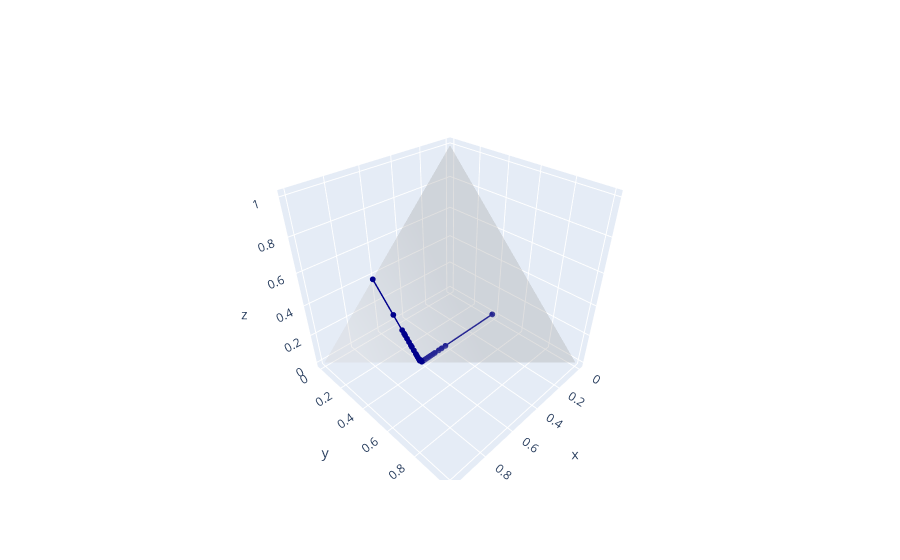

The notebook cell saved with this chart:
### Code cell
fig = go.Figure(data=go.Scatter3d(
    x= coords['TP'], 
    y= coords['TN'], 
    z=coords['FP'],
    marker=dict(
        size=1, #pallini per quelli assocaiti al threshold quindi in realtà
        #color=z,
        colorscale='Viridis',
    ),
    line=dict(
        color='darkblue',
        width=3
    )
))

"""
fig.update_layout(
    width=800,
    height=700,
    autosize=False,
    scene=dict(
        camera=dict(
            up=dict(
                x=0,
                y=0,
                z=1
            ),
            eye=dict(
                x=0,
                y=1.0707,
                z=1,
            )
        ),
        aspectratio = dict( x=1, y=1, z=0.7 ),
        aspectmode = 'manual'
    ),
)
"""

fig.add_trace(go.Figure(data=[
    go.Mesh3d(
        x=[0, 0, 0, 1], 
        y=[0, 0, 1, 0],
        z=[0, 1, 0, 0],

        color ='lightgrey',
        
        opacity = 0.2, #for transparency
        
        # i, j and k sono i vertici dei triangoli
        # here we represent the 4 triangles of the tetrahedron surface
        i=[0, 0, 0, 1],
        j=[1, 2, 3, 2],
        k=[2, 3, 1, 3],
        name='y',
        showscale=True
    )
]).data[0])





fig.show()
